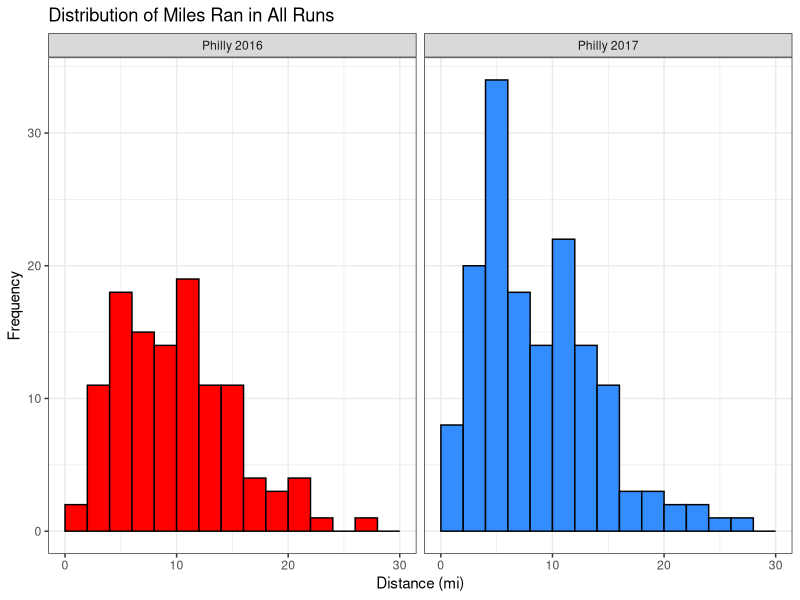
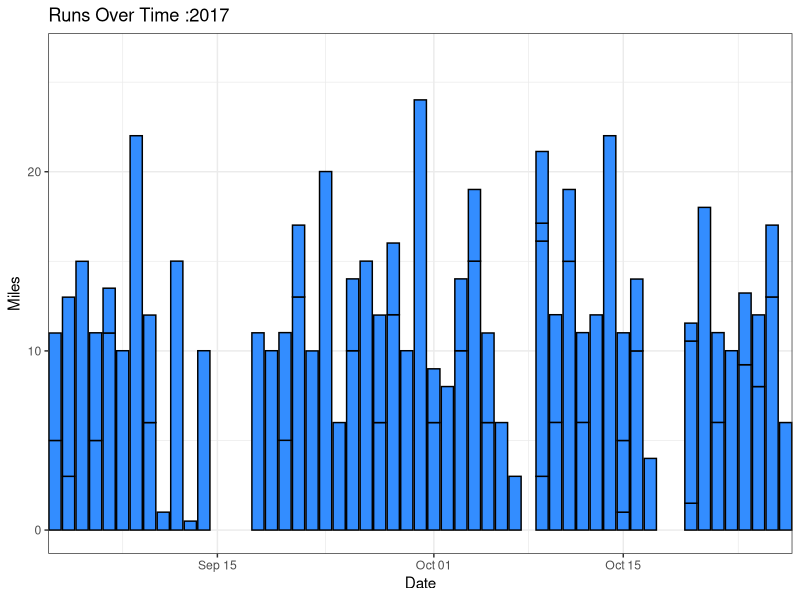
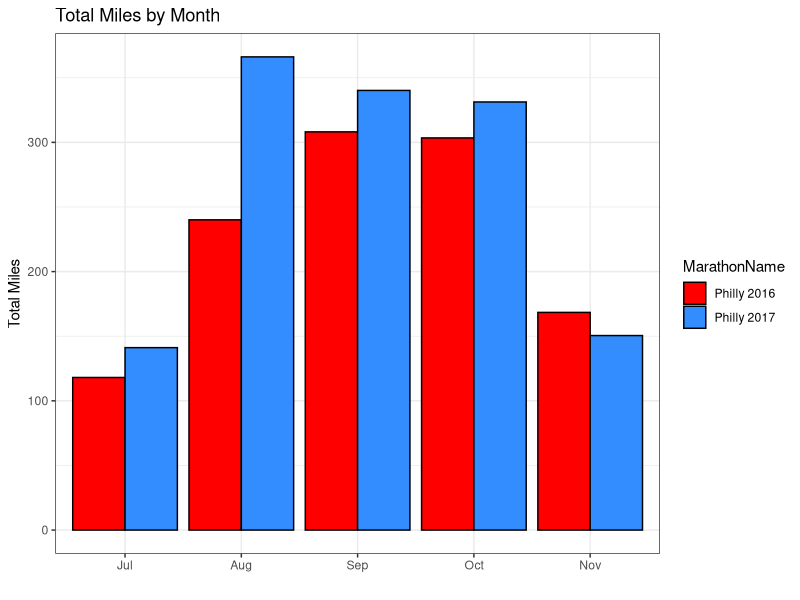
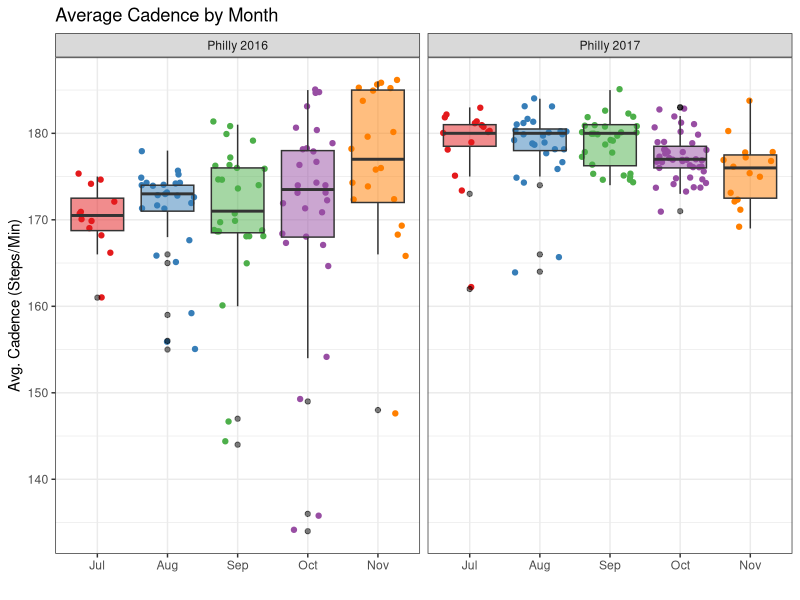
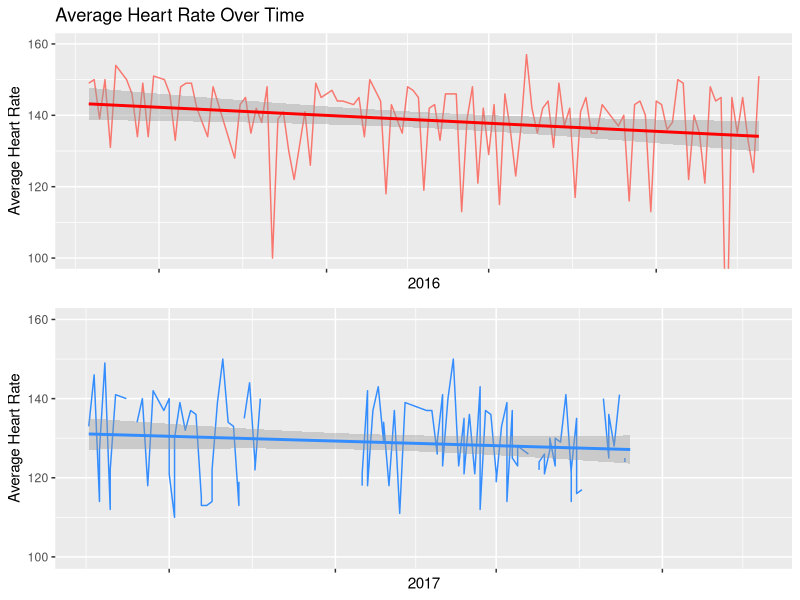
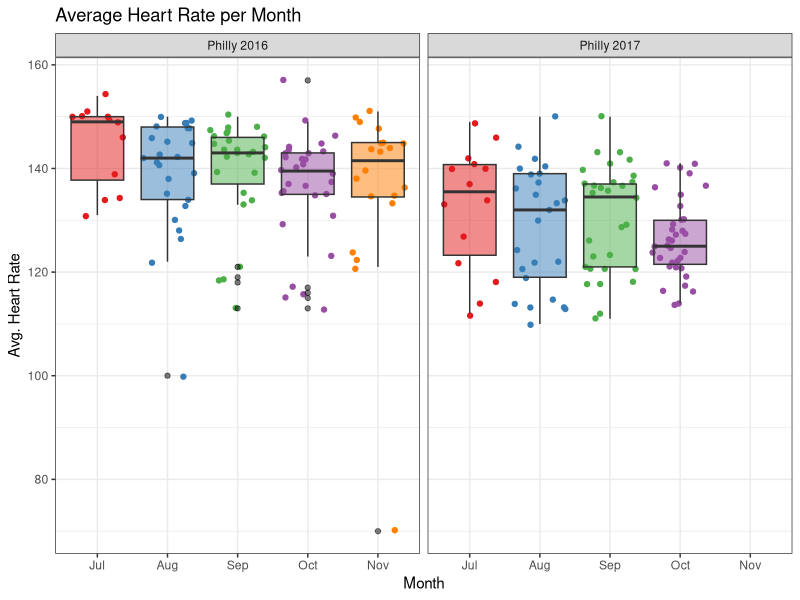
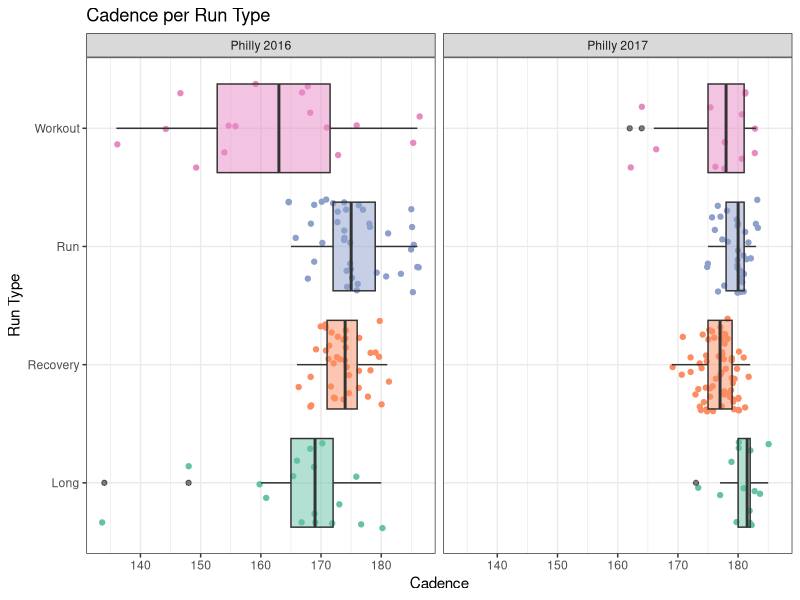
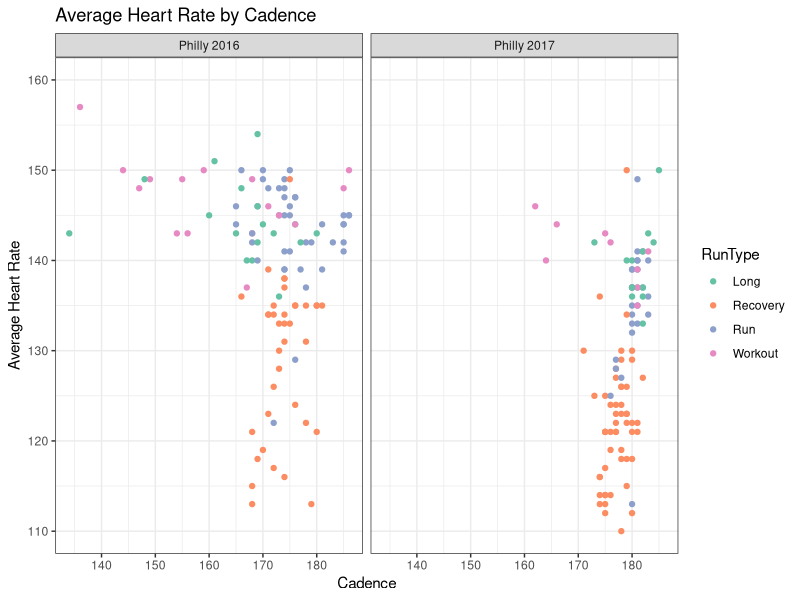

Recreate these plots in R, in order.
## ---- chunk 1
library(tidyverse) # data cleaning and manipulation
library(ggplot2) # plotting
library(lubridate) # dates
library(RColorBrewer) # plotting colors
library(magrittr) # pipe operations
library(knitr) # kable()
library(gridExtra) # grid.arrange()

## load in data files for both races
philly17 <- read.csv("../../Data/2017/cleanedMarathonTrainingData_philly17.csv", stringsAsFactors = F)
philly16 <- read.csv("../../Data/2016/cleanedMarathonTrainingData_philly16.csv", stringsAsFactors = F)

# random missing month value?
philly16[17,"Month"] <- "Aug"

## combine into 1 dataset and remove redundant row
philly <- rbind(philly16,philly17)
philly %<>% select(-X) %>%
  mutate(MarathonName = if_else(Marathon == "ph16","Philly 2016","Philly 2017"),
         # make POSIXct again
         Time = as.POSIXct(Time),
         Avg.Pace = as.POSIXct(Avg.Pace),
         Best.Pace = as.POSIXct(Best.Pace),
         Date = as.POSIXct(Date),
         StartTime = as.POSIXct(StartTime),
         # make Month an ordered factor
         Month = factor(Month, ordered = TRUE, 
                        levels = c("Jul","Aug","Sep","Oct","Nov")))

#glimpse(philly)
philly %>%
  group_by(MarathonName) %>%
  summarize(Count = n()) %>%
  rename("Marathon Name" = MarathonName) %>%
  kable(caption = "Total Number of Runs")
## ---- chunk 2
#distance histogram
ggplot(data = philly, aes(x = Distance)) + 
  geom_histogram(binwidth = 2, aes(fill = MarathonName), colour = "black", boundary = 2) +
  scale_fill_manual(values = c("red","#338dff")) + # custom colors
  theme_bw() + 
  scale_x_continuous(limits = c(0, 30)) +
  xlab("Distance (mi)") + 
  ylab("Frequency") + 
  ggtitle("Distribution of Miles Ran in All Runs") + 
  guides(fill = F) +
  facet_grid(~ MarathonName)
## ---- chunk 3
philly %>%
  group_by(MarathonName,RunCat) %>%
  summarize(Count = n()) %>%
  spread(key = RunCat, value = Count) %>%
  rename("Marathon Name" = MarathonName) %>%
  kable(caption = "Total Number of Runsby Run Type")
## ---- chunk 4
philly %>%
  filter(RunCat == "Misc") %>%
  select(Name,Date,RunCat) %>%
  rename("Run Name" = Name,
         "Run Category" = RunCat) %>%
  kable(caption = "Miscellaneous Runs")
## ---- chunk 5
philly %>%
  filter(Marathon == "ph17") %>%
  ggplot(aes(Date, Distance)) + 
    geom_bar(stat="identity", fill = "#338dff", colour = "black") +
    theme_bw() + 
    xlab("Date") + 
    ylab("Miles") + 
    ggtitle("Runs Over Time :2017") +
    guides(fill = F) +
    coord_cartesian(xlim = c(as.POSIXct("2017-09-05", format = "%Y-%m-%d"),
                             as.POSIXct("2017-10-25", format = "%Y-%m-%d")))
## ---- chunk 6
philly %>%
  group_by(MarathonName) %>%
  select(Distance) %>%
  summarize(Mean = mean(Distance), Median = median(Distance), StdDev = sd(Distance),
            Min = min(Distance), Max = max(Distance), Count = n()) %>%
  rename("Marathon Name" = MarathonName) %>%
  kable(caption = "Statistical Summaries of Training Blocks")
## ---- chunk 7
philly %>% 
  select(Month,MarathonName,Distance) %>%
  group_by(Month,MarathonName) %>% 
  summarise(sum = sum(Distance)) %>%
  ggplot(aes(x = Month, y = sum, fill = MarathonName)) +
    geom_bar(stat = "identity", position = "dodge", colour = "black") +
    scale_fill_manual(values = c("red","#338dff")) + 
    theme_bw() + 
    xlab("") + 
    ylab("Total Miles") + 
    ggtitle("Total Miles by Month")
## ---- chunk 8
philly %>%
  filter(Month == "Nov") %>%
  group_by(MarathonName) %>%
  summarize(Count = n()) %>%
  rename("Marathon Name" = MarathonName) %>%
  kable(caption = "Total Number of Runs in November")
## ---- chunk 9
#avg. cadence grouped by month
ggplot(data = philly, aes(Month, Avg.Cadence)) + 
  geom_jitter(aes(colour = Month)) +
  geom_boxplot(aes(fill = Month), outlier.colour = "black", alpha = 0.5) +
  scale_colour_brewer(palette = "Set1") +
  scale_fill_brewer(palette = "Set1") +
  theme_bw() + 
  xlab("") + 
  ylab("Avg. Cadence (Steps/Min)") + 
  theme(legend.position = "none") + 
  ggtitle("Average Cadence by Month") + 
  facet_grid(~ MarathonName)
## ---- chunk 10
philly %>%
  filter(Month %in% c("Jul","Aug"),
         Marathon == "ph17") %>%
  select(Name,Date,Avg.Cadence) %>%
  arrange(Avg.Cadence) %>%
  head(10) %>%
  rename("Run Name" = Name,
         "Average Cadence" = Avg.Cadence) %>%
  kable(caption = "10 Runs with Lowest Average Cadence")
## ---- chunk 11
hr16 <- philly %>%
  filter(Marathon == "ph16") %>%
  ggplot(data = , aes(Date, Avg.HR)) + 
    geom_line(aes(group=1, colour = "red")) +
    geom_smooth(method = "lm", se = T, colour = "red") + 
    theme(axis.text.x = element_blank(), legend.position = "none") +
    xlab("2016") + 
    ylab("Average Heart Rate") + 
    ggtitle("Average Heart Rate Over Time") + 
    coord_cartesian(ylim = c(100, 160))

hr17 <- philly %>%
  filter(Marathon == "ph17") %>%
  ggplot(data = , aes(Date, Avg.HR)) + 
    geom_line(aes(group=1), colour = "#338dff") +
    geom_smooth(method = "lm", se = T, colour = "#338dff") + 
    theme(axis.text.x = element_blank(), legend.position = "none") +
    xlab("2017") + 
    ylab("Average Heart Rate") + 
    coord_cartesian(ylim = c(100, 160))

grid.arrange(hr16, hr17, nrow = 2)
## ---- chunk 12
#avg. HR grouped by month
ggplot(data = philly, aes(Month, Avg.HR)) + 
  geom_jitter(aes(colour = Month)) +
  geom_boxplot(aes(fill = Month), outlier.colour = "black", alpha = 0.5) + 
  scale_colour_brewer(palette = "Set1") +
  scale_fill_brewer(palette = "Set1") +  
  theme_bw() +
  theme(legend.position = "none") + 
  xlab("Month") + 
  ylab("Avg. Heart Rate") + 
  ggtitle("Average Heart Rate per Month") + facet_grid(~ MarathonName)
## ---- chunk 13
philly %>%
  filter(RunType != "Race",
         RunType != "Misc") %>%
  ggplot(aes(RunType, Avg.Cadence)) + 
    geom_jitter(aes(colour = RunType)) +
    geom_boxplot(aes(fill = RunType), outlier.colour = "black", alpha = 0.5) +
    theme_bw() +
    theme(legend.position = "none") + 
    scale_colour_brewer(palette = "Set2") +
    scale_fill_brewer(palette = "Set2") +
    xlab("Run Type") + 
    ylab("Cadence") + 
    guides(fill=FALSE) +
    coord_flip() + 
    ggtitle("Cadence per Run Type") +
    facet_grid(~ MarathonName)
## ---- chunk 14
philly %>%
  filter(RunType != "Race",
         RunType != "Misc") %>%  
  ggplot(aes(Avg.Cadence, Avg.HR)) + 
    geom_point(aes(colour = RunType), na.rm = TRUE) +
    scale_colour_brewer(palette = "Set2") +
    scale_fill_brewer(palette = "Set2") +    
    theme_bw() +
    xlab("Cadence") + 
    ylab("Average Heart Rate") + 
    scale_y_continuous(limits = c(110, 160)) +
    ggtitle("Average Heart Rate by Cadence") + 
    facet_grid(~ MarathonName)
## ---- chunk 15
philly %>%
  filter(RunType != "Race",
         RunType != "Misc") %>%
  ggplot(aes(RunType, Avg.HR)) + 
    geom_jitter(aes(colour = RunType)) +
    geom_boxplot(aes(fill = RunType), outlier.colour = "black", alpha = 0.5) +
    scale_colour_brewer(palette = "Set2") +
    scale_fill_brewer(palette = "Set2") +  
    theme_bw() +
    theme(legend.position = "none") + 
    xlab("Run Type") + 
    ylab("Avg Heart Rate") + 
    guides(fill=FALSE) +
    coord_flip() + 
    ggtitle("Average Heart Rate per Run Type") + 
    facet_grid(~ MarathonName)
## ---- chunk 16
philly %>%
  filter(RunType != "Race",
         RunType != "Misc") %>%
  ggplot(aes(x = as.POSIXct(paste(month(Date),'/',day(Date), sep=""),format="%m/%d"),
             y = as.numeric(format(Avg.Pace, "%M")) + as.numeric(format(Avg.Pace, "%S"))/60,
             colour = RunType)) + 
    scale_y_reverse(limits = c(9,7), breaks = c(9,8,7), labels = c("9:00","8:00","7:00")) +
    geom_point() +
    geom_smooth(fill = NA) +  
    scale_colour_brewer(palette = "Set2") +
    scale_fill_brewer(palette = "Set2") +   
    theme_bw() +
    theme(axis.text.x = element_blank()) +
    xlab("Date") + 
    ylab("Average Pace (mile/minute)") + 
    ggtitle("Average Pace Over Time") +
    facet_grid(~ MarathonName)
## ---- chunk 17
philly %>%
  filter(RunType != "Race",
         RunType != "Misc") %>%
  ggplot(aes(Elev.Gain, Avg.HR)) + 
    geom_point(aes(colour = RunType), na.rm = TRUE) +
    geom_smooth(fill = NA, na.rm = TRUE) +
    theme_bw() + 
    xlab("Elevation Gain (ft.)") + 
    ylab("Average Heart Rate (BPM)") +
    scale_y_continuous(limits = c(110, 160)) +
    ggtitle("Average Heart Rate by Elevation Gain") +
    facet_grid(~ MarathonName)
